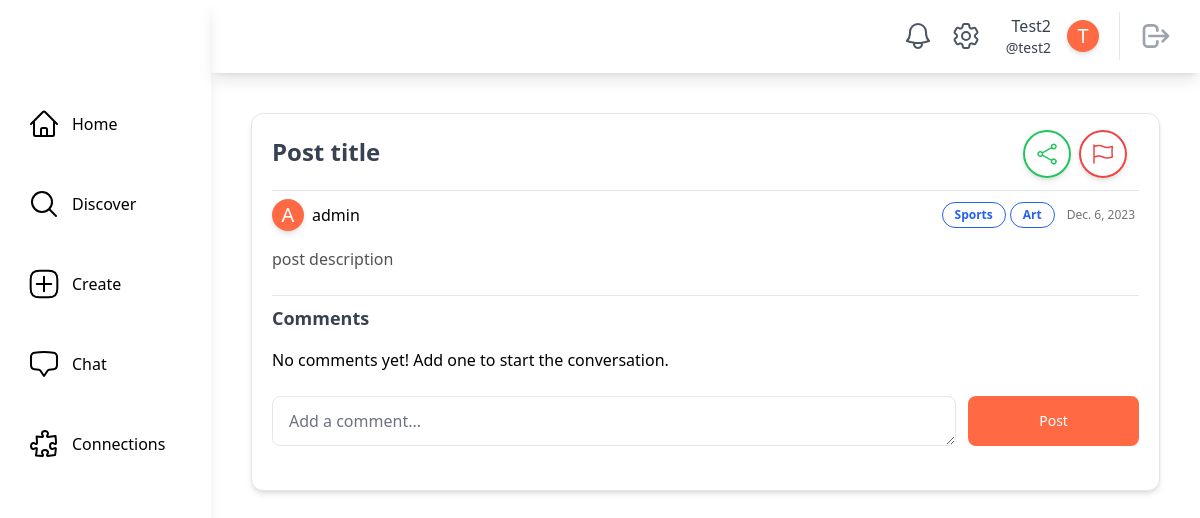
/posts/post/admin/13/ (signed in), run on an earlier commit of the app's database.
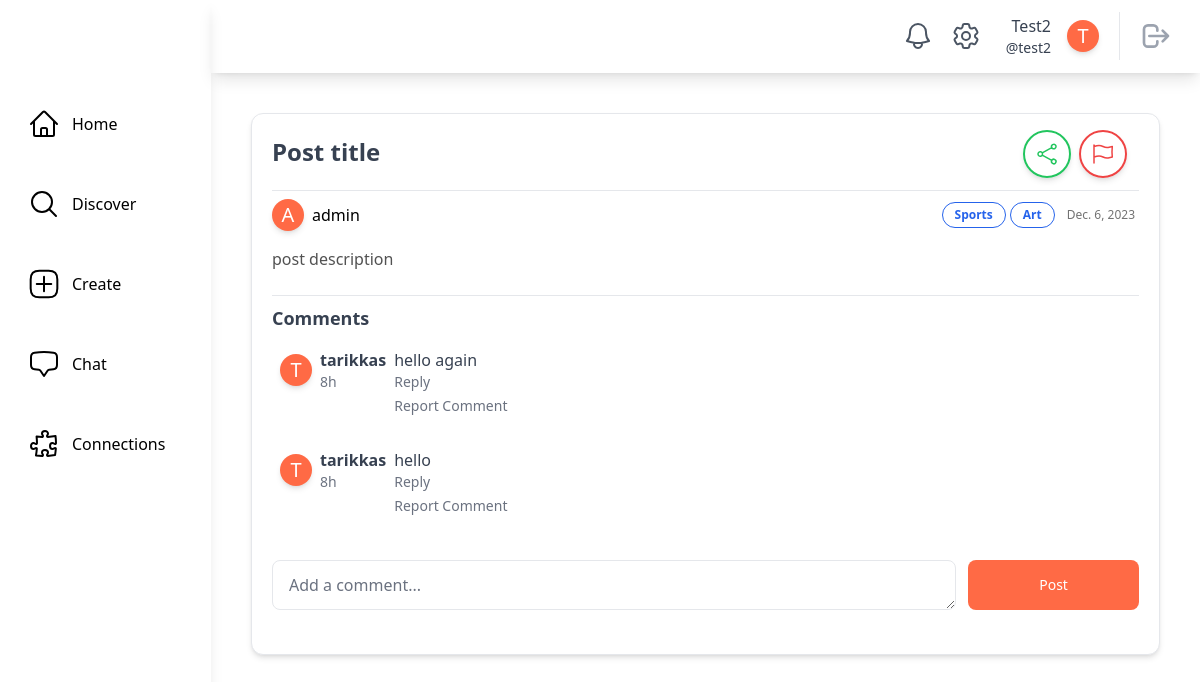
And on a later commit of the database.
### main/models.py (models this page shows, shortened)
class InterestTag(models.Model):
    name = models.CharField(max_length=50, unique=True)
    class Meta:
        db_table = "interest_tags"
        verbose_name_plural = "Interest Tags"
    def __str__(self):
        return self.name

class SocialUser(AbstractUser):
    class Pronouns(models.IntegerChoices):
        SHE = 1, _("She/Her")
        HE = 2, _("He/Him")
        THEY = 3, _("They/Them")
        OTHER = 4, _("Other/Prefer Not To Say")
    username = models.CharField(max_length=30, unique=True)
    email = models.EmailField(unique=True, default="@nyu.edu")
    full_name = models.CharField(max_length=50, default="")
    pronouns = models.IntegerField(default=Pronouns.OTHER, choices=Pronouns.choices)
    date_of_birth = models.DateField(null=True, validators=[validate_age])
    major = models.CharField(max_length=100, default="undeclared")
    tags = models.ManyToManyField(InterestTag, related_name="tags")
    profile_picture = models.ImageField(
        upload_to="profile_pics/", null=True, blank=True
    )
    timestamp = models.DateTimeField("timestamp", default=timezone.now)  # joined

### posts/models.py (models this page shows, shortened)
class Comment(models.Model):
    post = models.ForeignKey(
        ActivityPost, on_delete=models.CASCADE, related_name="comments"
    )
    commentPoster = models.ForeignKey(
        settings.AUTH_USER_MODEL, on_delete=models.CASCADE
    )
    text = models.TextField()
    timestamp = models.DateTimeField("date commented")
    taggedUsers = models.ManyToManyField(
        settings.AUTH_USER_MODEL, related_name="taggedUsers"
    )

### posts/views.py (the view)
@method_decorator(login_required, name="dispatch")
class PostDetailsView(LoginRequiredMixin, generic.DetailView):
    model = ActivityPost
    template_name = "posts/post_details.html"
    context_object_name = "post"
    def get(self, request, *args, **kwargs):
        post = get_object_or_404(
            ActivityPost,
            poster__username=self.kwargs["poster"],
            pk=self.kwargs["pk"],
        )
        if (
            post.status == ActivityPost.PostStatus.DRAFT
            or post.status == ActivityPost.PostStatus.ARCHIVED
        ) and post.poster != request.user:
            return HttpResponseRedirect(reverse("main:home"))
        return super().get(request, *args, **kwargs)
    def get_context_data(self, **kwargs):
        context = super().get_context_data(**kwargs)
        comments = Comment.objects.filter(post=self.object).order_by("-timestamp")
        blocked_users = Block.objects.filter(blocker=self.request.user).values_list(
            "blocked_user", flat=True
        )
        blocking_users = Block.objects.filter(
            blocked_user=self.request.user
        ).values_list("blocker", flat=True)
        context["comments"] = comments.exclude(commentPoster__in=blocked_users).exclude(
            commentPoster__in=blocking_users
        )
        context["report_form"] = ReportForm()
        return context
    def post(self, request, *args, **kwargs):
        new_comment = self.request.POST.get("new_comment")
        if new_comment:
            poster = get_object_or_404(SocialUser, username=self.kwargs["poster"])
            post = ActivityPost(poster=poster, pk=self.kwargs["pk"])
            post_id = self.kwargs["pk"]
            if new_comment.isspace():
                messages.error(request, "You cannot leave an empty comment.")
            else:
                taggedUsername = [
                    word[1:] for word in new_comment.split() if word.startswith("@")
                ]
                taggedUsers = SocialUser.objects.filter(username__in=taggedUsername)
                comment = Comment.objects.create(
                    commentPoster=request.user,
                    post=post,
                    text=new_comment,
                    timestamp=timezone.now(),
                )
                comment.taggedUsers.set(taggedUsers)
                if request.user != poster:
                    content = f"@{request.user} posted a new comment on your post."
                    Notification.objects.create(
                        recipient_user=poster,
                        from_user=request.user,
                        content=content,
                        type=Notification.NotificationType.NEW_COMMENT,
                        url=reverse(
                            "posts:post_details",
                            kwargs={"poster": poster, "pk": post_id},
                        ),
                    )
                for user in taggedUsers:
                    if user != request.user:
                        content = (
                            f"@{request.user} tagged you in a post: {comment.text}"
                        )
                        Notification.objects.create(
                            recipient_user=user,
                            from_user=request.user,
                            content=content,
                            type=Notification.NotificationType.NEW_COMMENT,
                            url=reverse(
                                "posts:post_details",
                                kwargs={"poster": poster, "pk": post_id},
                            ),
                        )
            return redirect(
                reverse_lazy(
                    "posts:post_details",
                    kwargs={
                        "poster": poster.username,
                        "pk": post.id,
                    },
                )
            )
        post = get_object_or_404(ActivityPost, pk=self.kwargs["pk"])
        if (
            post.status == ActivityPost.PostStatus.ACTIVE
            and request.user != post.poster
        ):
            if request.method == "POST":
                report_form = ReportForm(request.POST)
                if report_form.is_valid():
                    report_category_input = 1  # Change this according to your category
                    reason_input = report_form.cleaned_data["reason"]
                    report_count = (
                        Report.objects.filter(
                            reported_object_id=post.id,
                            report_category=report_category_input,
                        ).count()
                        + 1
                    )
                    reporter = SocialUser.objects.get(username=request.user.username)
                    content_type = ContentType.objects.get_for_model(ActivityPost)
                    existing_report = UserReport.objects.filter(
                        reporter=reporter, content_type=content_type, object_id=post.id
                    ).first()
                    if existing_report:
                        return HttpResponseRedirect(reverse("main:discover"))
                    else:
                        content_type = ContentType.objects.get_for_model(ActivityPost)
                        user_report = UserReport(
                            reporter=reporter,
                            report_category=report_category_input,
                            content_type=content_type,
                            object_id=post.id,
                        )
                        user_report.save()
                        report = Report(
                            report_category=report_category_input,
                            reason=reason_input,
                            report_count=report_count,
                            reported_object_id=post.id,
                        )
                        report.save()
                        if report_count >= threshold:
                            post.delete()
                        return HttpResponseRedirect(reverse("main:discover"))
            return HttpResponseRedirect(reverse("main:discover"))
        return HttpResponseRedirect(reverse("main:discover"))
    def dispatch(self, request, *args, **kwargs):
        poster = self.kwargs["poster"]
        post = get_object_or_404(
            ActivityPost,
            poster__username=self.kwargs["poster"],
            pk=self.kwargs["pk"],
        )
        if (
            post.status != ActivityPost.PostStatus.ACTIVE
            and self.request.user.username != poster
        ):
            return self.handle_no_permission()
        return super().dispatch(request, *args, **kwargs)

### posts/forms.py
class ReportForm(forms.ModelForm):
    class Meta:
        model = Report
        fields = ["reason"]
    reason = forms.ChoiceField(choices=Report.Reason.choices)
    def __init__(self, *args, **kwargs):
        super().__init__(*args, **kwargs)
        self.fields["reason"].choices = Report.Reason.choices

### main/models.py (called while the page is built)
    @classmethod
    def count_unread_notifications(cls, user):
        return (
            cls.objects.filter(models.Q(recipient_user=user, is_read=False))
            .all()
            .order_by("-timestamp")
            .count()
        )

### posts/templatetags/username_customfilters.py (called while the page is built)
@register.filter(name="taggedUsers")
def taggedUsers(text, taggedUsers):
    words = text.split()
    for i, word in enumerate(words):
        if word.startswith("@"):
            username = word[1:]
            matchingUsers = taggedUsers.filter(username=username)
            for user in matchingUsers:
                profileUrl = user.get_absolute_url()
                words[i] = f'<a href="{profileUrl}">@{username}</a>'
    return " ".join(words)

### theme/templatetags/theme_customfilters.py (called while the page is built)
@register.filter
def count_unread_notifications(user):
    return Notification.count_unread_notifications(user)

### posts/templates/posts/post_details.html (shortened to what the changed rows need)
{% extends "base.html" %}
{% load username_customfilters %}
{% block content %}
    <div class="rounded-xl border p-5 shadow-md bg-white m-10">
        <div class="flex flex-wrap w-full items-center justify-between">
            <div class="flex flex-wrap justify-self-end items-center">
                <div class="flex items-center justify-items-start mr-2 mt-2">
                    {% for tag in post.tags.all %}
                        <button class="mr-1 rounded-2xl border border-blue-600 text-blue-600 bg-white px-3 py-1 text-xs font-semibold">{{ tag }}</button>
                    {% endfor %}
                </div>
            </div>
        </div>
        <div class="flex justify-between items-center mt-5 mb-4">
            <h2 class="text-lg font-semibold text-gray-700 border-t w-full pt-2">Comments</h2>
        </div>
        <div>
            {% if comments %}
                {% for comment in comments %}
                    {% include "posts/comment_card.html" with comment=comment %}
                {% endfor %}
            {% else %}
                <p>No comments yet! Add one to start the conversation.</p>
            {% endif %}
        </div>
    </div>
{% endblock content %}

### posts/templates/posts/comment_card.html (shortened to what this page needs)
{% load main_customfilters %}
{% load username_customfilters %}
<div class="rounded-xl bg-white mx-2 my-3">
    <div class="flex flex-wrap items-start">
        <a href="{% url 'main:profile_page' comment.commentPoster.username %}"
           class="flex items-center hover:bg-gray-100 rounded hover:text-gray-600 focus:bg-gray-100 focus:text-gray-600">
            <div class="rounded-full h-8 w-8 bg-[#ff6a45] flex items-center justify-center shadow-md border-white transition duration-200 transform hover:scale-110">
                {% if comment.commentPoster.profile_picture %}
                {% else %}
                    <span class="text-white text-xl">{{ comment.commentPoster.full_name|first|capfirst }}</span>
                {% endif %}
            </div>
            <div class="ml-2">
                <div class="text-md font-semibold text-gray-700">{{ comment.commentPoster.username }}</div>
                <div class="text-sm text-gray-500">{{ comment.timestamp|format_time_difference }}</div>
            </div>
        </a>
        <div class="flex-1 ml-2 m-1">
           <div class="text-md leading-none text-gray-700">
                {% with comment_text=comment.text|taggedUsers:comment.taggedUsers %}
                    {{ comment_text|safe }}
                {% endwith %}
            </div>
            {% if comment.commentPoster != user %}
                <button type="button"
                        class="flex items-center text-sm text-gray-500 hover:scale-110 font-medium mt-1">
                    Reply
                </button>
                <button id="openReportModalComment_{{ comment.id }}"
                        class="flex items-center text-sm text-gray-500 hover:scale-110 font-medium mt-1">
                    Report Comment
                </button>
            {% endif %}
        </div>
    </div>
</div>

What changed in the data, as far as the page shows it:
added Comment: commentPoster.full_name|first "T", commentPoster.username "tarikkas", timestamp "8h", text "hello again"
added Comment: commentPoster.full_name|first "T", commentPoster.username "tarikkas", timestamp "8h", text "hello"
Also different on the page:
text no longer shown: "No comments yet! Add one to start the conversation."
